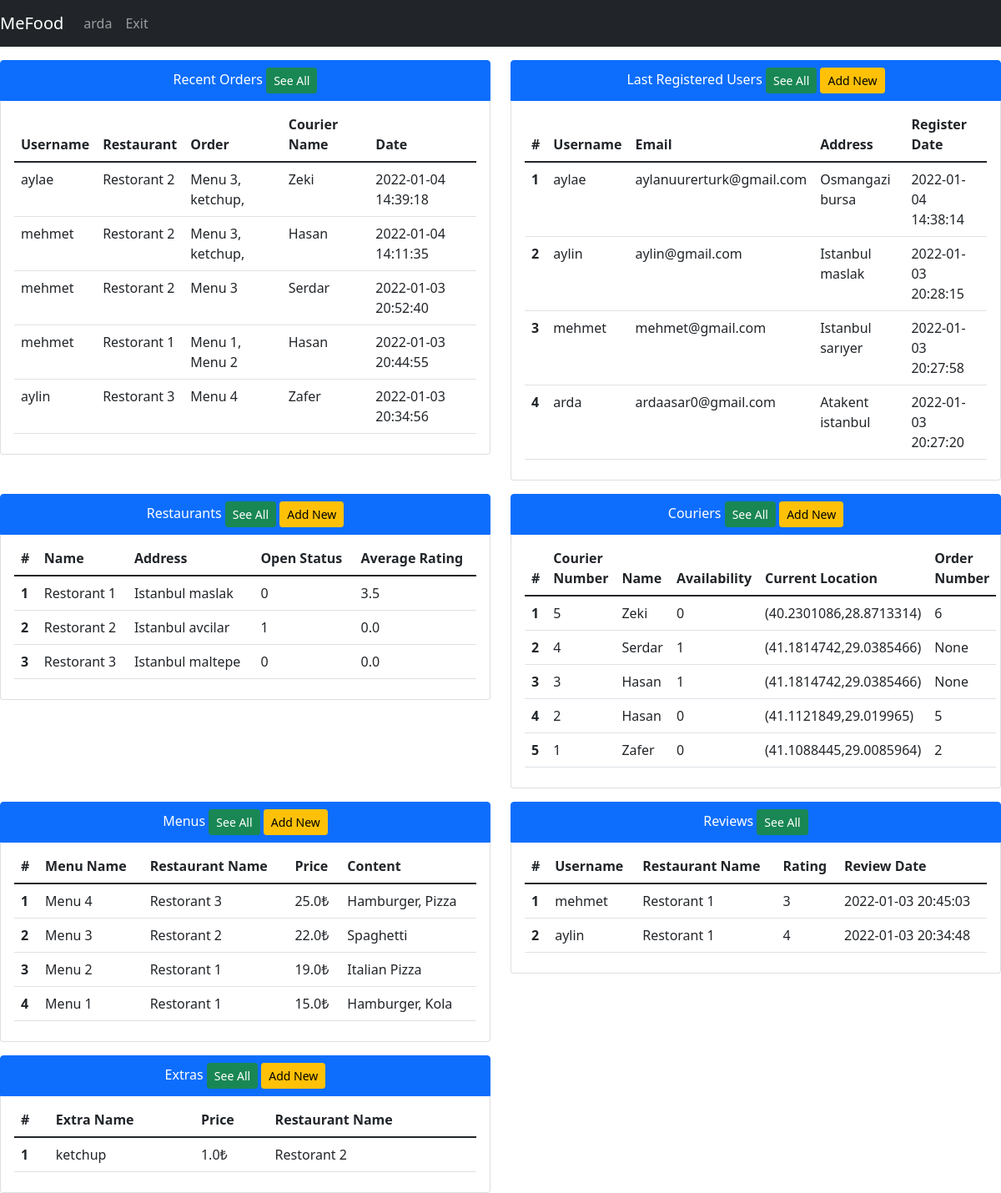
Screenshot of /home (signed in) with the database file from the repository.
### tables this page shows
CREATE TABLE users(username TEXT PRIMARY KEY,email TEXT,password TEXT,user_type INTEGER, address Text, lat REAL , lng REAL, registred_date Date DEFAULT (datetime('now','localtime')));

CREATE TABLE foodOrder(id INTEGER PRIMARY KEY,content TEXT,orderDate Date DEFAULT (datetime('now','localtime')),totalPrice REAL, is_delivered INTEGER DEFAULT(0), is_reviewed INTEGER DEFAULT(0), restaurantId INTEGER, courierID int REFERENCES couriers(id) ON UPDATE CASCADE, userUserName varchar(30) REFERENCES users(username) ON UPDATE CASCADE, FOREIGN KEY(restaurantId) REFERENCES restaurant(id));

CREATE TABLE restaurant(id INTEGER PRIMARY KEY, restaurantName varchar(30),address varchar(250),lat Text,lng Text,isOpen binary,averageRating REAL);

CREATE TABLE couriers(id INTEGER PRIMARY KEY,name TEXT,is_available TEXT,lat REAL,lng, orderId int REFERENCES foodOrder(id) ON UPDATE CASCADE);

CREATE TABLE menu(id INTEGER PRIMARY KEY,menuName varchar(30), price REAL, content TEXT, restaurantId int REFERENCES restaurant(id) ON UPDATE CASCADE);

CREATE TABLE review(id INTEGER PRIMARY KEY,rating INTEGER,reviewDate DEFAULT (datetime('now','localtime')), restaurantId int REFERENCES restaurant(id) ON UPDATE CASCADE, userUserName int REFERENCES users(username) ON UPDATE CASCADE);

CREATE TABLE extra(id INTEGER PRIMARY KEY,name varchar(200), price REAL, restaurantID INTEGER, FOREIGN KEY (restaurantID) REFERENCES restaurant(id));

### app.py (the view, shortened to what this page needs)
@app.route("/home", methods=["GET", "POST"])
def homeView():
    with sqlite3.connect(DATABASE) as database:
        cursor = database.cursor()
    if not session.get('logged_in'):
        return render_template('auth/login.html', title='Login')
    if session["user_type"] == 1:
        data = getAllDbData(toGet=["users", "restaurant", "couriers", "menu","orders", "reviews", "extras"], limit=5)
        session["isFiltered"], session["filteredData"] = False, {}
        return render_template('admin/adminHome.html', title='Admin Page', username=session["username"], data=data)
    else:
        data = getUserViewData()
        return render_template('user/homePage.html', title='Home', username=session["username"], data=data)

### app.py (called while the page is built, shortened)
def getUsers(cursor, limit=None):
    if limit != None:
        cursor.execute(
            "SELECT username,email,address,registred_date,user_type FROM users ORDER BY registred_date DESC LIMIT ?", (limit,))
    else:
        cursor.execute("SELECT username,email,address,registred_date,user_type FROM users ORDER BY registred_date DESC")
    query = cursor.fetchall()
    return query

def getCouriers(cursor, limit=None):
    if limit != None:
        cursor.execute("SELECT id,name, is_available,lat,lng,orderId FROM couriers ORDER BY id DESC LIMIT ?", (limit,))
    else:
        cursor.execute("SELECT id,name, is_available,lat,lng,orderId FROM couriers ORDER BY id DESC")
    query = cursor.fetchall()
    return query

def getRestaurants(cursor, limit=None):
    if limit != None:
        cursor.execute("SELECT restaurantName,address,isOpen,averageRating,id FROM restaurant ORDER BY averageRating DESC LIMIT ?",(limit,))
    else:
        cursor.execute("SELECT restaurantName,address,isOpen,averageRating,id FROM restaurant ORDER BY averageRating DESC")
    query = cursor.fetchall()
    return query

def getMenus(cursor, limit=None):
    if limit != None:
        cursor.execute("SELECT menu.id, menuName, price, content, restaurant.restaurantName, restaurant.isOpen FROM menu INNER JOIN restaurant ON menu.restaurantId = restaurant.id ORDER BY menu.id DESC LIMIT ?", (limit,))
    else:
        cursor.execute("SELECT menu.id, menuName, price, content, restaurant.restaurantName, restaurant.isOpen FROM menu INNER JOIN restaurant ON menu.restaurantId = restaurant.id ORDER BY menu.id DESC")
    query = cursor.fetchall()
    return query

def getOrders(cursor, limit=None):
    if limit != None:
        cursor.execute("SELECT foodOrder.id, content, orderDate, totalPrice, is_delivered, couriers.name, userUserName, restaurant.restaurantName "
                   "FROM foodOrder INNER JOIN couriers ON foodOrder.courierID = couriers.id INNER JOIN restaurant ON foodOrder.restaurantId = restaurant.id ORDER BY foodOrder.orderDate DESC LIMIT ?",(limit,))
    query = cursor.fetchall()
    return query

### templates/admin/adminHome.html (shortened to what this page needs)
{% extends 'base.html' %}
{% block navbar %}
<nav class="navbar navbar-expand-lg navbar-dark bg-dark">
    <a class="navbar-brand" href="#">MeFood</a>
    <div class="collapse navbar-collapse" id="navbarNav">
        <ul class="navbar-nav">
          <li class="nav-item active"><a class="nav-link" href="/">{{username}}</a></li>
          <li class="nav-item active"><a class="nav-link" href="/exit">Exit</a></li>
        </ul>
    </div>
</nav>
{% endblock %}
{% block body %}
 <center>
 <div class="row mt-3">
     <div class="col-md-6" style="z-index: 0;">
         <ul class="list-group">
          <li class="list-group-item active">Recent Orders <a href="/orders" class="btn btn-sm btn-success" id="See All Orders">See All</a>
          </li>
          <li class="list-group-item">
            <table class="table table-hover">
              <thead>
                <tr>
                  <th scope="col">Username</th>
                  <th scope="col">Restaurant</th>
                  <th scope="col">Order</th>
                  <th scope="col">Courier Name</th>
                  <th scope="col">Date</th>
                </tr>
              </thead>
              <tbody>
              {%for i in range(data["orders"]|length)%}
                <tr>
                  <td>{{ data["orders"][i][6] }}</td>
                  <td>{{ data["orders"][i][7] }}</td>
                  <td>{{ data["orders"][i][1] }}</td>
                  <td>{{ data["orders"][i][5] }}</td>
                  <td>{{ data["orders"][i][2] }}</td>
                </tr>
              {% endfor %}
              </tbody>
            </table>
          </li>
        </ul>
     </div>
     <div class="col-md-6" style="z-index: 0;">
         <ul class="list-group">
          <li class="list-group-item active" >Last Registered Users
              <a type="button" href="/users" class="btn btn-sm btn-success" id="See All Users">See All</a>
            <a href="/addUser" class="btn btn-sm btn-warning">Add New</a></li>
          <li class="list-group-item">
            <table class="table table-hover">
              <thead>
                <tr>
                  <th scope="col">#</th>
                  <th scope="col">Username</th>
                  <th scope="col">Email</th>
                  <th scope="col">Address</th>
                  <th scope="col">Register Date</th>
                </tr>
              </thead>
              <tbody>
              {%for i in range(data["users"]|length)%}
                <tr>
                  <th scope="row">{{ i+1 }}</th>
                  <td>{{ data["users"][i][0] }}</td>
                  <td>{{ data["users"][i][1] }}</td>
                  <td>{{ data["users"][i][2] }}</td>
                  <td>{{ data["users"][i][3] }}</td>
                </tr>
              {%endfor%}
              </tbody>
            </table>
          </li>
        </ul>
     </div>
 </div>
</center>
<center>
 <div class="row mt-3">
     <div class="col-md-6" style="z-index: 0;">
         <ul class="list-group">
          <li class="list-group-item active">Restaurants <a class="btn btn-sm btn-success" href="\restaurants" id="See All Restaurants">See All</a>
            <a href="/addRestaurant" class="btn btn-sm btn-warning">Add New</a></li>
          <li class="list-group-item">
            <table class="table table-hover">
              <thead>
                <tr>
                  <th scope="col">#</th>
                  <th scope="col">Name</th>
                  <th scope="col">Address</th>
                  <th scope="col">Open Status</th>
                  <th scope="col">Average Rating</th>
                </tr>
              </thead>
              <tbody>
                {%for i in range(data["restaurant"]|length)%}
                <tr>
                  <th scope="row">{{ i+1 }}</th>
                  <td>{{ data["restaurant"][i][0] }}</td>
                  <td>{{ data["restaurant"][i][1] }}</td>
                  <td>{{ data["restaurant"][i][2] }}</td>
                  <td>{{ data["restaurant"][i][3] }}</td>
                </tr>
              {%endfor%}
              </tbody>
            </table>
          </li>
        </ul>
     </div>
     <div class="col-md-6" style="z-index: 0;">
         <ul class="list-group">
          <li class="list-group-item active">Couriers <a class="btn btn-sm btn-success" href="/couriers" id="See All Couriers">See All</a>
              <a href="/addCourier" class="btn btn-sm btn-warning">Add New</a></li>
          <li class="list-group-item">
            <table class="table table-hover">
              <thead>
                <tr>
                  <th scope="col">#</th>
                  <th scope="col">Courier Number</th>
                  <th scope="col">Name</th>
                  <th scope="col">Availability</th>
                  <th scope="col">Current Location</th>
                  <th scope="col">Order Number</th>
                </tr>
              </thead>
              <tbody>
                {%for i in range(data["couriers"]|length)%}
                <tr>
                  <th scope="row">{{ i+1 }}</th>
                    <td>{{ data["couriers"][i][0] }}</td>
                    <td>{{ data["couriers"][i][1] }}</td>
                    <td>{{ data["couriers"][i][2] }}</td>
                    <td>({{ data["couriers"][i][3] }},{{ data["couriers"][i][4] }})</td>
                  <td>{{ data["couriers"][i][5] }}</td>
                </tr>
              {%endfor%}
              </tbody>
            </table>
          </li>
        </ul>
     </div>
 </div>
</center>
<center>
  <div class="row mt-3">
    <div class="col-md-6" style="z-index: 0;">
        <ul class="list-group">
         <li class="list-group-item active">Menus <a class="btn btn-sm btn-success" href="\menus" id="See All Menus">See All</a>
           <a href="/addMenu" class="btn btn-sm btn-warning">Add New</a></li>
         <li class="list-group-item">
           <table class="table table-hover">
             <thead>
               <tr>
                 <th scope="col">#</th>
                 <th scope="col">Menu Name</th>
                 <th scope="col">Restaurant Name</th>
                 <th scope="col">Price</th>
                 <th scope="col">Content</th>
               </tr>
             </thead>
             <tbody>
               {%for i in range(data["menu"]|length)%}
               <tr>
                 <th scope="row">{{ i+1 }}</th>
                 <td>{{ data["menu"][i][1] }}</td>
                 <td>{{ data["menu"][i][4] }}</td>
                 <td>{{ data["menu"][i][2] }}₺</td>
                 <td>{{ data["menu"][i][3] }}</td>
               </tr>
             {%endfor%}
             </tbody>
           </table>
         </li>
       </ul>
    </div>
    <div class="col-md-6" style="z-index: 0;">
      <ul class="list-group">
       <li class="list-group-item active">Reviews <a class="btn btn-sm btn-success" href="/reviews" id="See All Reviews">See All</a>
       <li class="list-group-item">
         <table class="table table-hover">
           <thead>
             <tr>
               <th scope="col">#</th>
               <th scope="col">Username</th>
               <th scope="col">Restaurant Name</th>
               <th scope="col">Rating</th>
               <th scope="col">Review Date</th>
             </tr>
           </thead>
           <tbody>
             {%for i in range(data["reviews"]|length)%}
             <tr>
               <th scope="row">{{ i+1 }}</th>
                 <td>{{ data["reviews"][i][2] }}</td>
                 <td>{{ data["reviews"][i][1] }}</td>
                 <td>{{ data["reviews"][i][0] }}</td>
               <td>{{ data["reviews"][i][3] }}</td>
             </tr>
           {%endfor%}
           </tbody>
         </table>
       </li>
     </ul>
  </div>
</div>
</center>
<center>
  <div class="row mt-3">
    <div class="col-md-6" style="z-index: 0;">
        <ul class="list-group">
         <li class="list-group-item active">Extras <a class="btn btn-sm btn-success" href="\extras" id="See All Extras">See All</a>
           <a href="/addExtras" class="btn btn-sm btn-warning">Add New</a></li>
         <li class="list-group-item">
           <table class="table table-hover">
             <thead>
               <tr>
                 <th scope="col">#</th>
                 <th scope="col">Extra Name</th>
                 <th scope="col">Price</th>
                 <th scope="col">Restaurant Name</th>
               </tr>
             </thead>
             <tbody>
               {%for i in range(data["extras"]|length)%}
               <tr>
                 <th scope="row">{{ i+1 }}</th>
                 <td>{{ data["extras"][i][0] }}</td>
                 <td>{{ data["extras"][i][1] }}₺</td>
                 <td>{{ data["extras"][i][2] }}</td>
               </tr>
             {%endfor%}
             </tbody>
           </table>
         </li>
       </ul>
    </div>
  </div>
</center>
{% endblock %}

### rows the page displays
users: username "arda", username "arda", email "ardaasar0@gmail.com", address "Atakent istanbul", registred_date "2022-01-03 20:27:20"
foodOrder: userUserName "aylae", content "Menu 3, ketchup,", orderDate "2022-01-04 14:39:18"
restaurant: restaurantName "Restorant 2" "Restorant 2" "Restorant 2", restaurantName "Restorant 2", address "Istanbul avcilar", isOpen "1", averageRating "0.0", restaurantName "Restorant 2", restaurantName "Restorant 2"
couriers: name "Zeki", id "5", name "Zeki", is_available "0", lat "40.2301086", lng "28.8713314", orderId "6"
foodOrder: userUserName "mehmet", content "Menu 3, ketchup,", orderDate "2022-01-04 14:11:35"
couriers: name "Hasan", id "2", name "Hasan", is_available "0", lat "41.1121849", lng "29.019965", orderId "5"
foodOrder: userUserName "mehmet", content "Menu 3", orderDate "2022-01-03 20:52:40"
couriers: name "Serdar", id "4", name "Serdar", is_available "1", lat "41.1814742", lng "29.0385466"
foodOrder: userUserName "mehmet", content "Menu 1, Menu 2", orderDate "2022-01-03 20:44:55"
restaurant: restaurantName "Restorant 1", restaurantName "Restorant 1", address "Istanbul maslak", isOpen "0", averageRating "3.5", restaurantName "Restorant 1" "Restorant 1", restaurantName "Restorant 1" "Restorant 1"
couriers: name "Hasan", id "3", name "Hasan", is_available "1", lat "41.1814742", lng "29.0385466"
foodOrder: userUserName "aylin", content "Menu 4", orderDate "2022-01-03 20:34:56"
restaurant: restaurantName "Restorant 3", restaurantName "Restorant 3", address "Istanbul maltepe", isOpen "0", averageRating "0.0", restaurantName "Restorant 3"
couriers: name "Zafer", id "1", name "Zafer", is_available "0", lat "41.1088445", lng "29.0085964", orderId "2"
users: username "aylae", email "aylanuurerturk@gmail.com", address "Osmangazi bursa", registred_date "2022-01-04 14:38:14"
users: username "aylin", email "aylin@gmail.com", address "Istanbul maslak", registred_date "2022-01-03 20:28:15"
users: username "mehmet", email "mehmet@gmail.com", address "Istanbul sarıyer", registred_date "2022-01-03 20:27:58"
menu: menuName "Menu 4", price "25.0", content "Hamburger, Pizza"
menu: menuName "Menu 3", price "22.0", content "Spaghetti"
menu: menuName "Menu 2", price "19.0", content "Italian Pizza"
menu: menuName "Menu 1", price "15.0", content "Hamburger, Kola"
review: userUserName "mehmet", rating "3", reviewDate "2022-01-03 20:45:03"
review: userUserName "aylin", rating "4", reviewDate "2022-01-03 20:34:48"
extra: name "ketchup", price "1.0"

### other values shown
{{ i+1 }} "1" "2" "3" "4"
{{ i+1 }} "1" "2" "3"
{{ i+1 }} "1" "2" "3" "4" "5"
{{ data["couriers"][i][5] }} "None" "None"
{{ i+1 }} "1" "2"
{{ i+1 }} "1"
